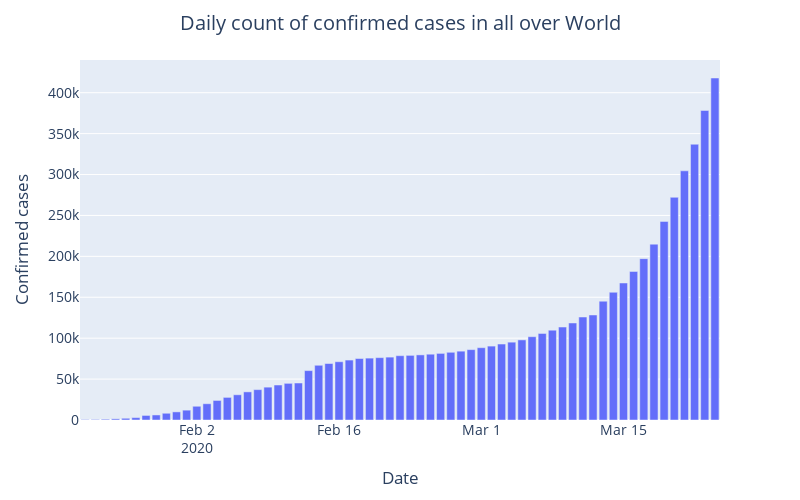
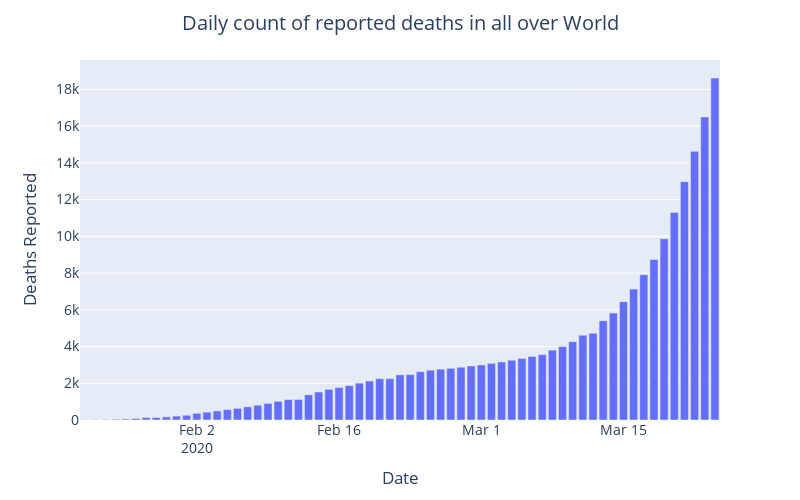
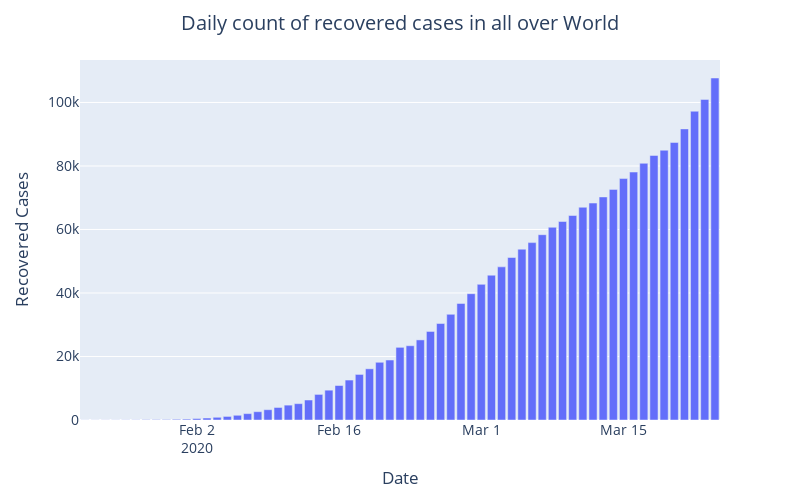

Notebook cell for these charts, in order:
### Code cell
plotDailyReportedCasesOverTime(global_data_over_time, "all over World")
